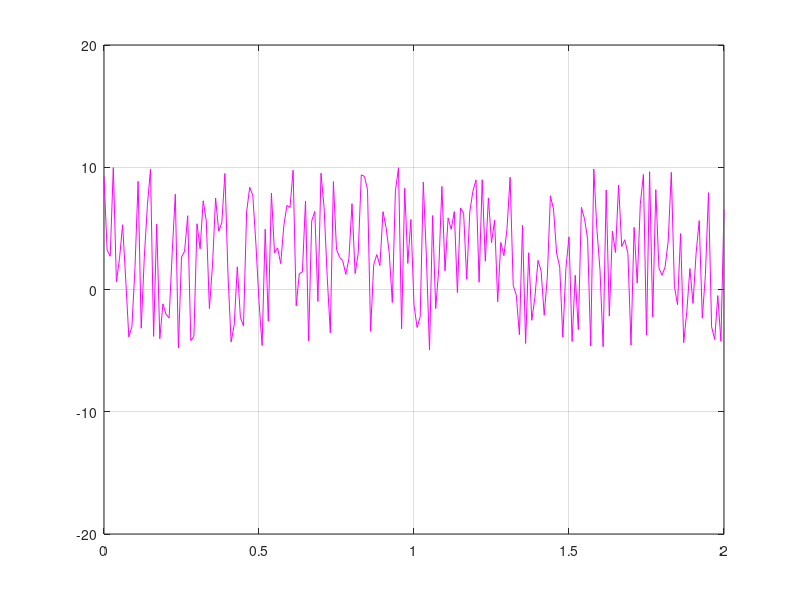

Here is the MATLAB script that generated this plot:
close all
clc;

% generating random signal with float value from a to b :  (a,b) 

t=0:0.01:2;
a=-5; b=10;

%y= rand(1,length(t));       % it generates values between (0,1)
y= a+(b-a)*rand(1,length(t));


plot(t,y,'m')
ylim([-20,20])
grid on
% axis tight

